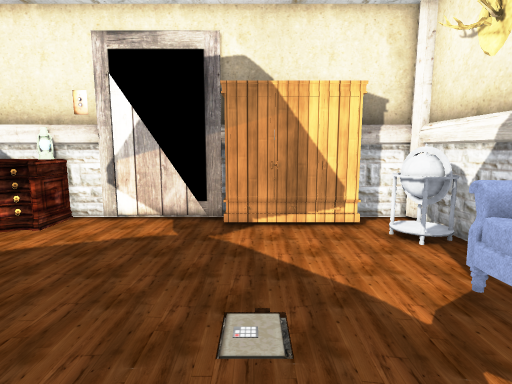
View 1 (above)

16 first-person views from a walk through a 3-D level made in the Unity game engine. The camera is 1.4 m above the floor, tilts 8° down and sees 80° across. The floor is counted in squares, 0.5 m on a side. Each view is taken from the middle of a square. On the plan, view 1 faces up. The plan holds only what a view shows up to about 20 squares ahead; the rest is blank. The player is left out. Some surface patterns are stand-ins.

View 2
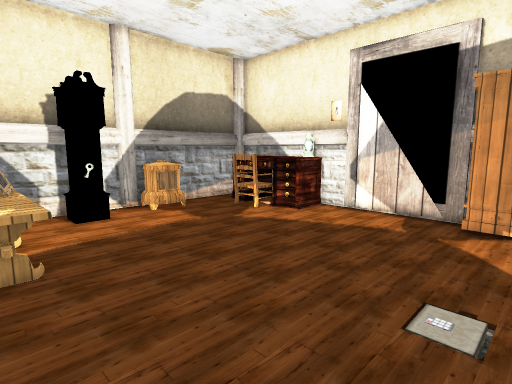

View 3
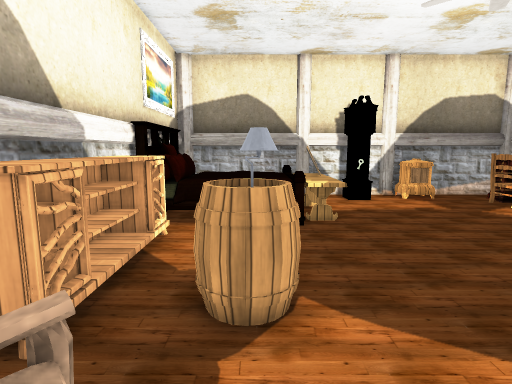

View 4
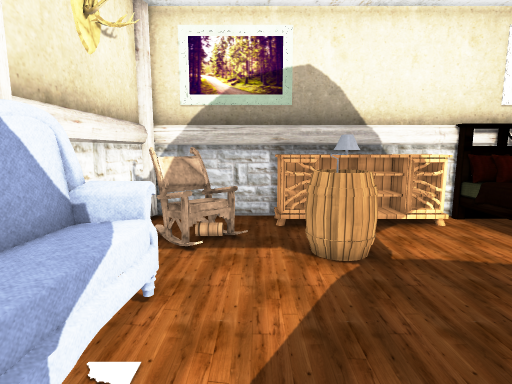

View 5
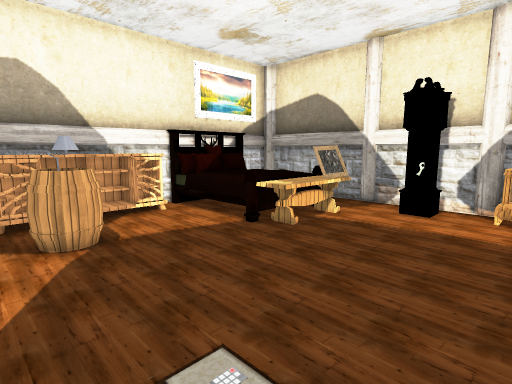

View 6
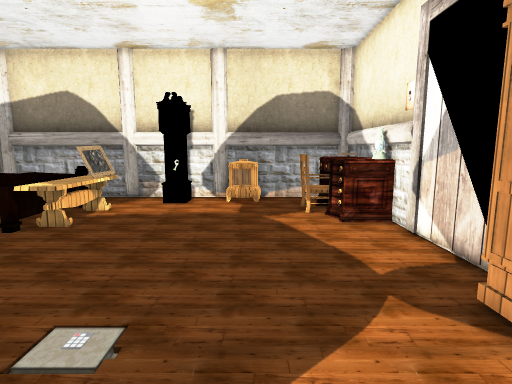

View 7
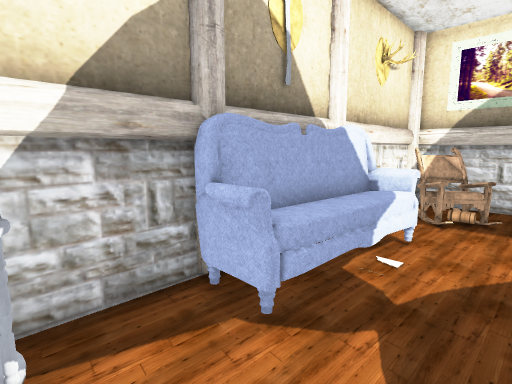

View 8
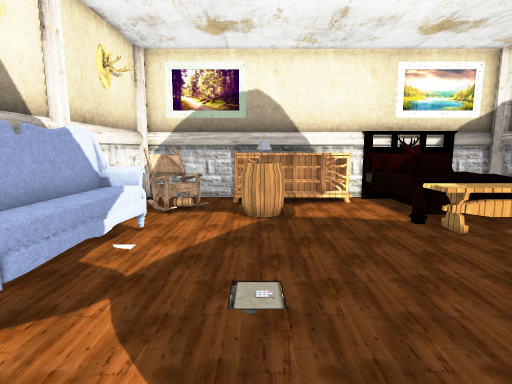

View 9
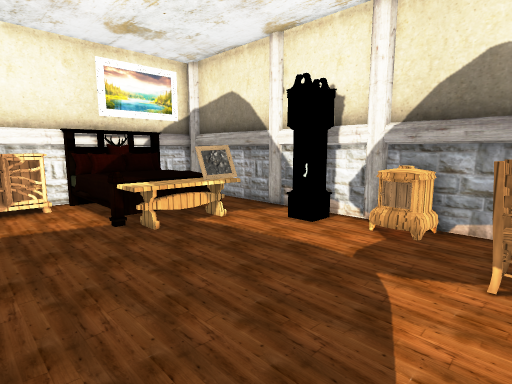

View 10
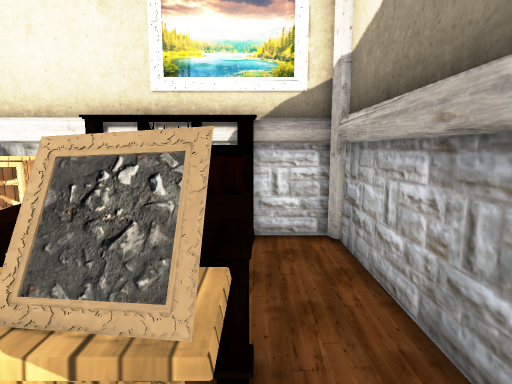

View 11
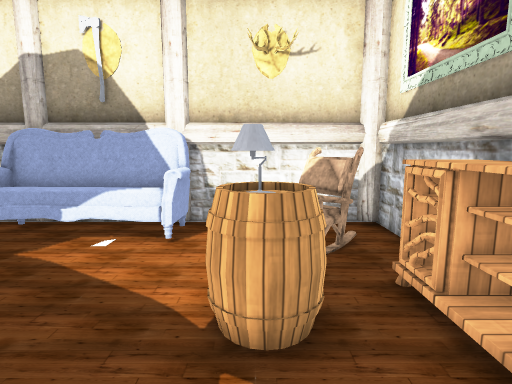

View 12
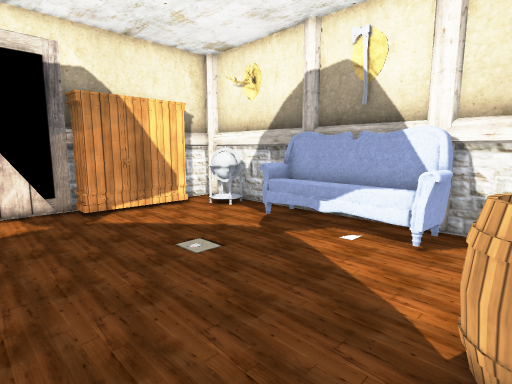

View 13
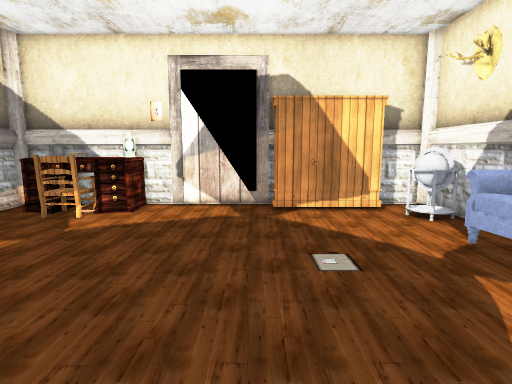

View 14
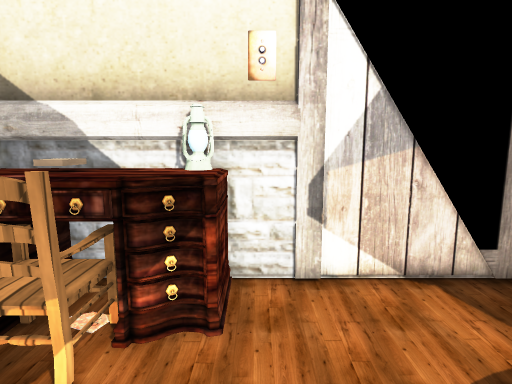

View 15
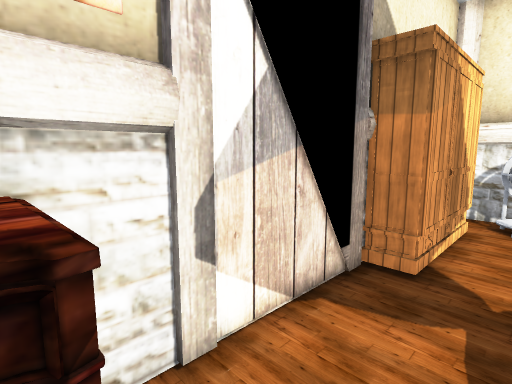

View 16
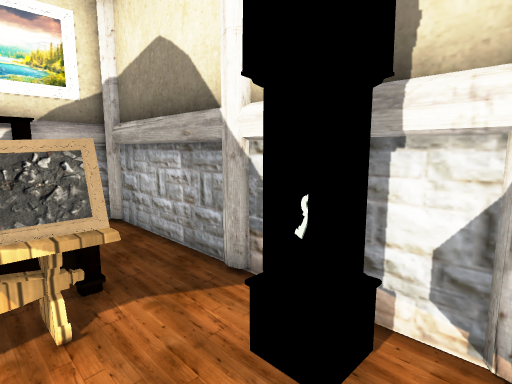

### Floor plan
Key: @ floor where view 1 was taken; # wall or solid block; . floor; / step, stairs or slope; ^ raised ledge; E desk; L lamp; W wardrobe; R drawers; S sofa; C chair; T table; B barrel; P pillow; A cabinet; F bed; O other object.
Columns run from 14 left of view 1 to 7 right of it. Each row starts with its distance up from view 1.
 12  #EEEEL####### W  ###
 11  #EOOEE......W WWWW.#
 10  #OCRRR...........OO#
  9 ##.CCC............OO#
  8 ##..................#
  7 #OO.................#
  6 #OO...............SS#.
  5 ##............/...O S.
  4 ##............/...O #.
  3  ##...............S #.
  2  # ...............O #.
  1  #................OS#.
  0  #.T#TTTT.....@...OS#
 -1  #.TTTTTT.........SS#
 -2  #.F  F ^....BB.....#
 -3  #.^   ^^....LLB..C.#
 -4  #.^    ^....BB..CCC#
 -5  #.^    ^........CCC#
 -6  #. OOPPOAAAAAAA..C.#
 -7  ##F OOOFAAAAAAA#####
 -8  ###### ########## ##

Where each view was taken, in squares from view 1:
view 1: 0 up, 0 right, facing up
view 2: 1 down, 1 right, facing up-left
view 3: 3 down, 5 right, facing left
view 4: 5 up, 2 right, facing down
view 5: 7 up, 2 right, facing down-left
view 6: 7 up, 4 right, facing left
view 7: 9 up, 1 right, facing down-right
view 8: 10 up, 0 right, facing down
view 9: 10 up, 2 left, facing down-left
view 10: 2 up, 11 left, facing down
view 11: 3 down, 5 left, facing right
view 12: 3 down, 5 left, facing up-right
view 13: 3 down, 2 left, facing up
view 14: 6 up, 7 left, facing up
view 15: 9 up, 8 left, facing up-right
view 16: 5 up, 9 left, facing down-left
